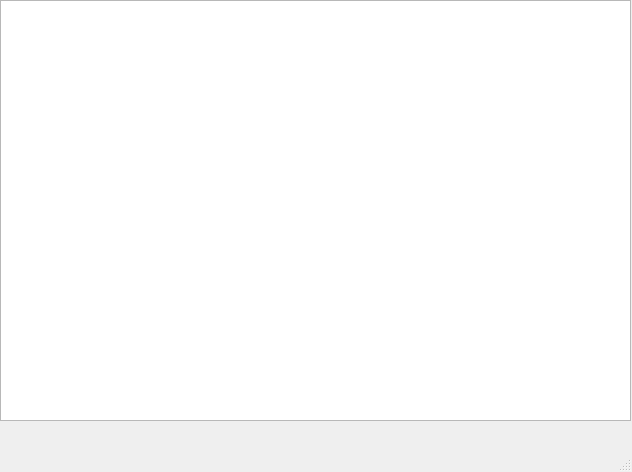
<?xml version="1.0" encoding="UTF-8"?>
<ui version="4.0">
 <class>MainWindow</class>
 <widget class="QMainWindow" name="MainWindow">
  <property name="geometry">
   <rect>
    <x>0</x>
    <y>0</y>
    <width>632</width>
    <height>472</height>
   </rect>
  </property>
  <property name="windowTitle">
   <string>MainWindow</string>
  </property>
  <widget class="QWidget" name="centralwidget">
   <widget class="QListWidget" name="listWidget">
    <property name="geometry">
     <rect>
      <x>0</x>
      <y>0</y>
      <width>631</width>
      <height>421</height>
     </rect>
    </property>
   </widget>
  </widget>
  <widget class="QMenuBar" name="menubar">
   <property name="geometry">
    <rect>
     <x>0</x>
     <y>0</y>
     <width>632</width>
     <height>26</height>
    </rect>
   </property>
  </widget>
  <widget class="QStatusBar" name="statusbar"/>
 </widget>
 <resources/>
 <connections/>
</ui>
